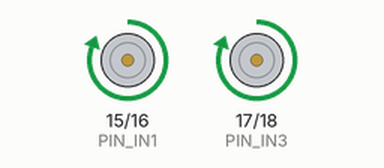
Simulated run of this sketch. Board: ESP32-S3. Shown: motor-driver pin pairs drawn as motors (green arrow = first pin HIGH = forward, orange = second pin HIGH = backward, longer = more drive, scaled by the enable pin). What the sketch prints to the serial monitor is not drawn.

Above: at 5.4 s.
At 6.6 s:
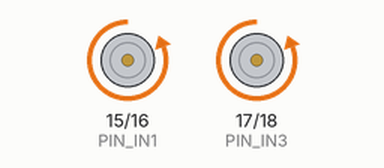
At 7.8 s:
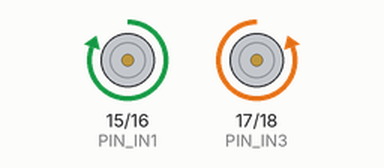
At 9.0 s:
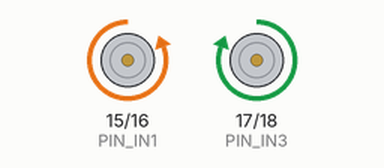
Timing chart, 0 to 11.2 s (numbered marks = the images above):
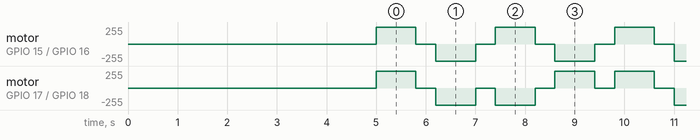

The sketch:

prueba_alimentacion_esp32s3.ino
```cpp
// Prueba de alimentación (ESP32-S3, fase E4): funciona sin USB, con la batería de 9V al shield.
// Mueve los motores en ciclos con arranques bruscos para provocar picos de corriente.
// LED RGB:
//   azul fijo 5 s  -> arrancó; tiempo para poner el carro con las llantas en el aire
//   verde parpadeando -> corriendo bien
//   rojo fijo      -> el último reinicio fue por brownout (caída de voltaje): la alimentación no aguanta
//   amarillo fijo  -> el último reinicio fue por otra causa distinta al encendido normal

#include <esp_system.h>

const uint8_t PIN_ENA = 7;
const uint8_t PIN_IN1 = 15;
const uint8_t PIN_IN2 = 16;
const uint8_t PIN_IN3 = 17;
const uint8_t PIN_IN4 = 18;
const uint8_t PIN_ENB = 8;
const uint8_t PIN_RGB = 48;

const uint8_t PWM_PICO = 255;
const unsigned long T_MOV_MS = 800;
const unsigned long T_PAUSA_MS = 400;

void led(uint8_t r, uint8_t g, uint8_t b) {
  rgbLedWrite(PIN_RGB, r, g, b);
}

void parar() {
  analogWrite(PIN_ENA, 0);
  analogWrite(PIN_ENB, 0);
  digitalWrite(PIN_IN1, LOW);
  digitalWrite(PIN_IN2, LOW);
  digitalWrite(PIN_IN3, LOW);
  digitalWrite(PIN_IN4, LOW);
}

// der/izq: +1 adelante, -1 atrás, 0 quieto
void mover(int der, int izq) {
  digitalWrite(PIN_IN1, der > 0);
  digitalWrite(PIN_IN2, der < 0);
  digitalWrite(PIN_IN3, izq > 0);
  digitalWrite(PIN_IN4, izq < 0);
  analogWrite(PIN_ENA, der ? PWM_PICO : 0);
  analogWrite(PIN_ENB, izq ? PWM_PICO : 0);
}

void paso(int der, int izq) {
  mover(der, izq);
  for (unsigned long t = 0; t < T_MOV_MS; t += 100) {
    led(0, (t / 100) % 2 ? 40 : 0, 0);
    delay(100);
  }
  parar();
  delay(T_PAUSA_MS);
}

void setup() {
  uint8_t pines[] = {PIN_ENA, PIN_ENB, PIN_IN1, PIN_IN2, PIN_IN3, PIN_IN4};
  for (uint8_t p : pines) pinMode(p, OUTPUT);
  parar();
  Serial.begin(115200);

  esp_reset_reason_t razon = esp_reset_reason();
  Serial.printf("# reset_reason=%d\n", razon);
  if (razon == ESP_RST_BROWNOUT) {
    led(60, 0, 0);
    Serial.println("# BROWNOUT: la alimentación no aguantó");
    while (true) delay(1000);
  }
  if (razon != ESP_RST_POWERON && razon != ESP_RST_SW && razon != ESP_RST_EXT) {
    led(60, 40, 0);
    Serial.println("# reinicio inesperado");
    while (true) delay(1000);
  }

  led(0, 0, 60);
  delay(5000);
}

void loop() {
  paso(+1, +1);  // adelante
  paso(-1, -1);  // atrás (inversión brusca tras la pausa)
  paso(+1, -1);  // girar a la izquierda en el sitio
  paso(-1, +1);  // girar a la derecha en el sitio
}
```

Measured:
- by itself, motor on GPIO 15 (PIN_IN1) / GPIO 16 (PIN_IN2): repeats every 2.4 s: stopped 0.40 s, backward 255/255 0.80 s, stopped 0.40 s, forward 255/255 0.80 s
- by itself, motor on GPIO 17 (PIN_IN3) / GPIO 18 (PIN_IN4): repeats every 4.8 s: 2 × (stopped 0.40 s, backward 255/255 0.80 s), 2 × (stopped 0.40 s, forward 255/255 0.80 s)
